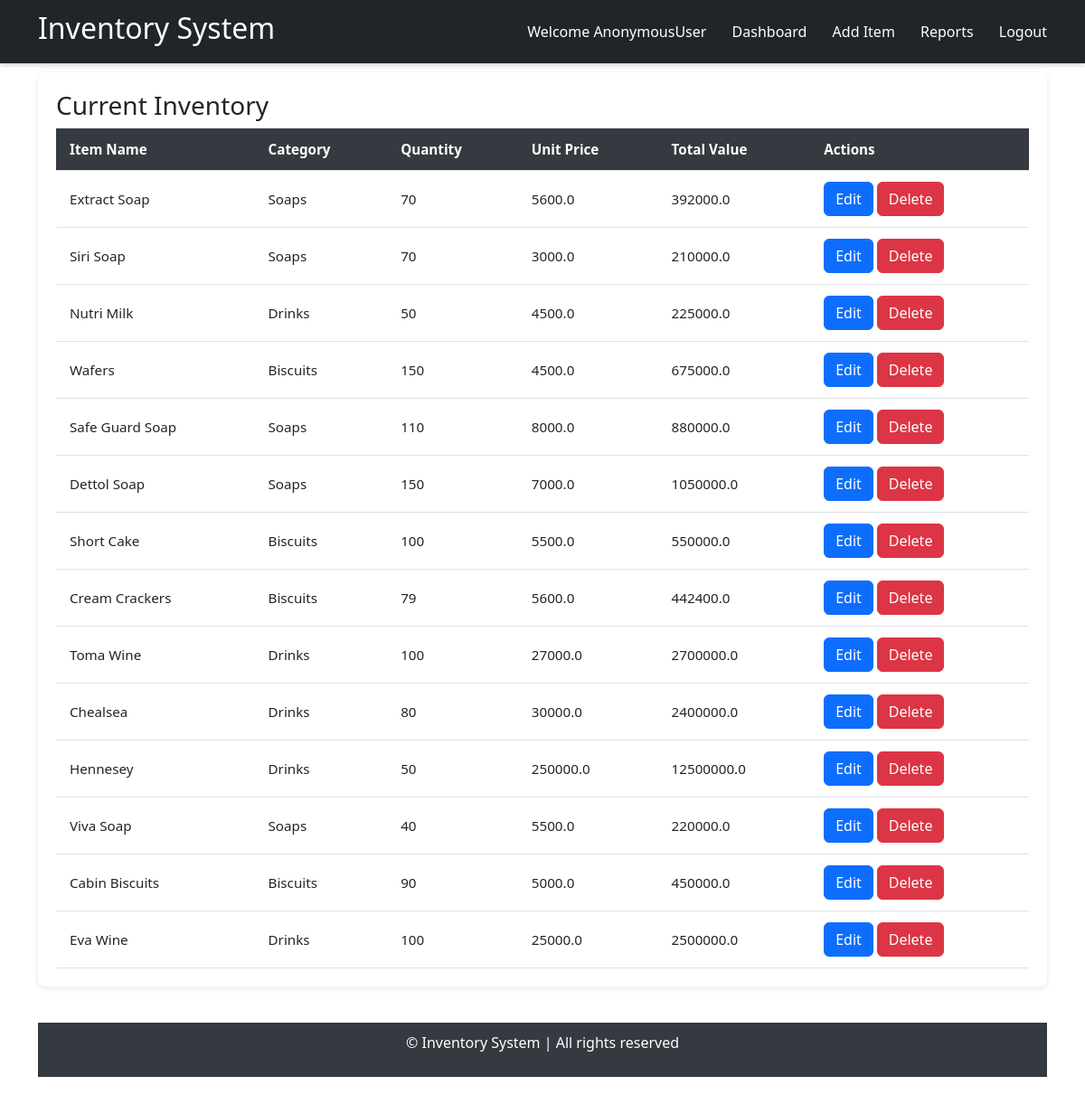
Page /home/ on the earlier database version.
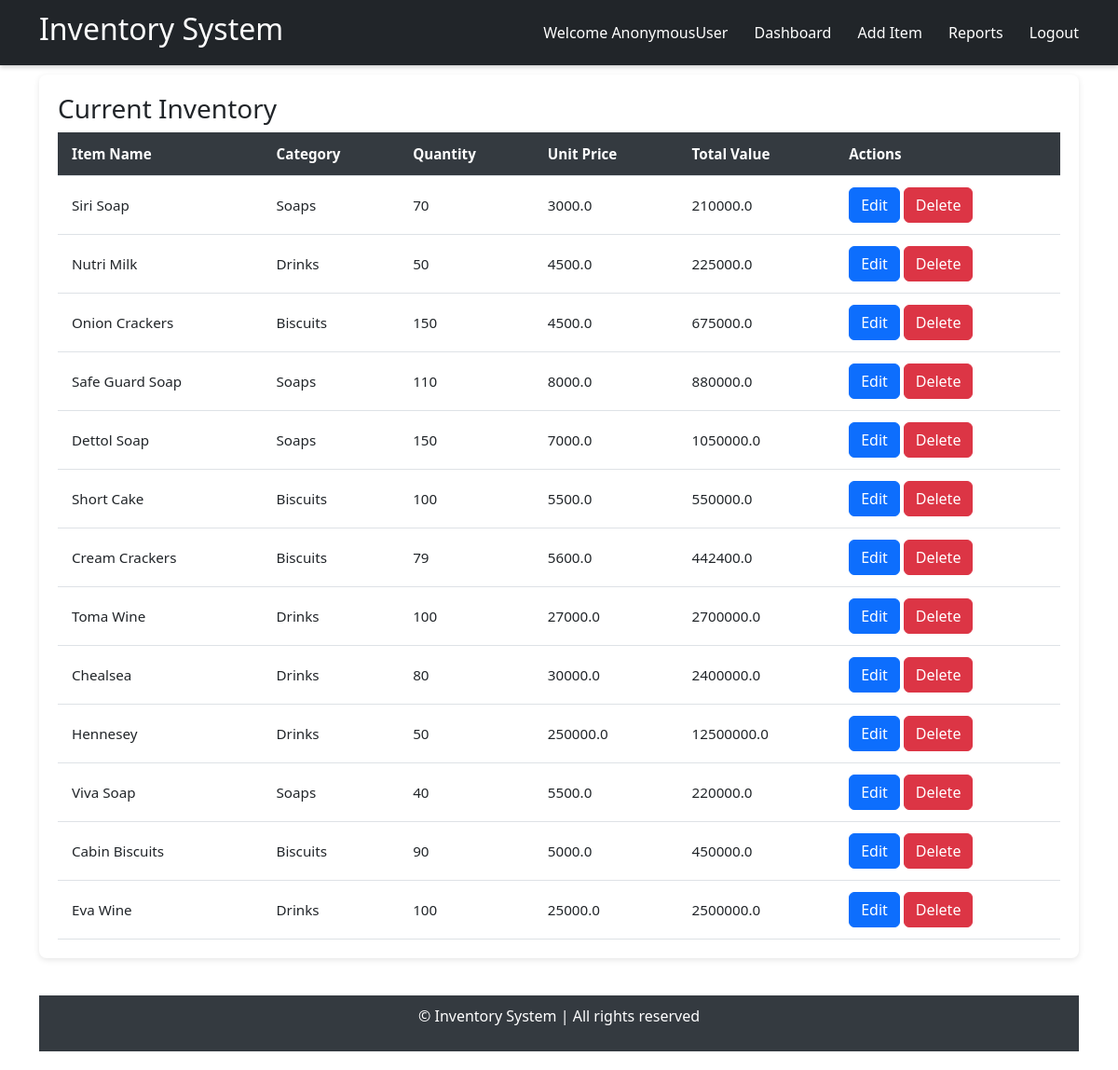
Same page on the later database version.
### inventory/models.py (models this page shows, shortened)
class Product(models.Model):
    name = models.CharField(max_length=150)
    category = models.ForeignKey(Category, on_delete=models.CASCADE, related_name='products')
    unit_price = models.DecimalField(max_digits=10, decimal_places=1)
    quantity_in_stock = models.PositiveIntegerField(default=0)
    reorder_level = models.PositiveIntegerField(default=10) # Alert Level
    created_at = models.DateTimeField(auto_now_add=True)
    class Meta:
        verbose_name = 'Product'
        verbose_name_plural = 'Products'
        ordering = ['-created_at']
    def total_value(self):
        return self.unit_price * self.quantity_in_stock

class Category(models.Model):
    name = models.CharField(max_length=100, unique=True)
    description = models.TextField(blank=True)
    created_at = models.DateTimeField(auto_now_add=True)
    class Meta:
        verbose_name = 'Category'
        verbose_name_plural = 'Categories'
    def __str__(self):
        return self.name

### inventory/views.py (the view)
# urls.py: path("home/", views.HomeView.as_view(), name='home'),
class HomeView(ListView):
    queryset = Product.objects.all()
    template_name = 'inventory/home.html'
    context_object_name = 'products'

### inventory/templates/inventory/home.html (shortened to what this page needs)
{% load static %}
<!DOCTYPE html>
<html lang="en">
<head>
    <link rel="stylesheet" href="{% static 'inventory/css/styles.css' %}">
    <link href="https://cdn.jsdelivr.net/npm/bootstrap@5.3.2/dist/css/bootstrap.min.css" rel="stylesheet">
</head>
<body>
    <nav>
        <div class="logo">
            <h2><a href="{% url 'inventory:home'%}">Inventory System</a></h2>
        </div>
        <div class="nav-links">
            <a href="">Welcome {{request.user}}</a>
            <a href="{% url 'inventory:dashboard'%}">Dashboard</a>
            <a href="{% url 'inventory:add-item'%}">Add Item</a>
            <a href="{% url 'inventory:reports'%}">Reports</a>
            <a href="{% url 'authsys:signout'%}">Logout</a>
        </div>
    </nav>
    {% block content %}
    <div class="container">
        <div class="table-container">
            <h3>Current Inventory</h3>
            <table>
                <thead>
                    <tr>
                        <th>Item Name</th>
                        <th>Category</th>
                        <th>Quantity</th>
                        <th>Unit Price</th>
                        <th>Total Value</th>
                        <th>Actions</th>
                    </tr>
                </thead>
                <tbody>
                   {% for product in products%}
                    <tr>
                        <td> {{product.name}} </td>
                        <td> {{product.category}} </td>
                        <td>{{product.quantity_in_stock}} </td>
                        <td>{{product.unit_price}} </td>
                        <td>{{product.total_value}} </td>
                        <td>
                            <a href="{% url 'inventory:edit-item' product.pk %}" class="btn btn-primary">Edit</a>
                            <a href="{% url 'inventory:delete-item' product.pk %}" class="btn btn-danger">Delete</a>
                        </td>
                    </tr>
                    {% empty %}
                    <tr>
                        <td colspan="6" style="text-align:center;">No items in inventory.</td>
                    </tr>
                    {% endfor %}
                </tbody>
            </table>
        </div>
    {% endblock %}
    <footer>
        <p>© {{ year }} Inventory System | All rights reserved</p>
    </footer>
</body>
</html>

### inventory/static/inventory/css/styles.css (style rules this page uses)
* { margin: 0; padding: 0; box-sizing: border-box; }
body { font-family: 'Segoe UI', Tahoma, sans-serif; background-color: #f8f9fa; color: #333; line-height: 1.6; padding-top: 60px; }
nav { position: fixed; top: 0; left: 0; right: 0; background-color: #212529; color: white; display: flex; justify-content: space-between; align-items: center; padding: 12px 30px; z-index: 1000; box-shadow: 0 2px 5px rgba(0,0,0,0.2); }
nav a { color: white; text-decoration: none; margin: 0 12px; transition: color 0.3s ease; }
.container { max-width: 1100px; margin: auto; padding: 20px; }
.table-container { overflow-x: auto; background: white; padding: 20px; border-radius: 8px; box-shadow: 0 2px 6px rgba(0,0,0,0.1); }
table { width: 100%; border-collapse: collapse; font-size: 0.95rem; }
table thead { background-color: #343a40; color: white; }
table th, table td { padding: 12px 15px; border-bottom: 1px solid #dee2e6; text-align: left; }
.btn { display: inline-block; padding: 8px 15px; font-size: 0.9rem; border-radius: 4px; text-decoration: none; cursor: pointer; transition: background 0.3s ease; }
.btn-primary { background-color: #007bff; color: white; }
.btn-danger { background-color: #dc3545; color: white; }
footer { text-align: center; padding: 15px; background-color: #212529; color: white; margin-top: 40px; }
footer { position:relative; bottom: 0; left: 0; width: 100%; background-color: #343a40; color: white; text-align: center; padding: 10px 0; }

Differences in the rows shown:
removed Product: name "Extract Soap", category "Soaps", quantity_in_stock "70", unit_price "5600.0", total_value "392000.0"
changed Product: name "Wafers" → "Onion Crackers"
